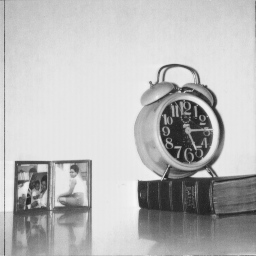
#> input picture Dataset/5.1.12.tiff, 256 x 256 px, found by its file name
$ python edge_detection.py
#> lines starting #> are read from the running program, lines starting #| are printed output that depends on the picture
import skimage.filters as filters
import skimage.io as io
import matplotlib.pyplot as plt

img = io.imread('D:\\Dataset\\5.1.12.tiff')
#> img is the input picture: shape (256, 256); min 32, max 246, mean 186

plt.subplot(1,3,1)
io.imshow(img)
plt.title('original')

edge_sobel = filters.sobel(img)
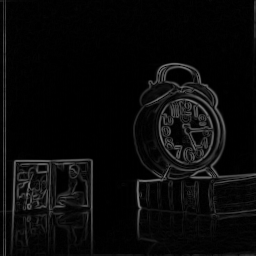
#> edge_sobel: shape (256, 256) float64; min 0, max 0.49, mean 0.0384

plt.subplot(1,3,2)
io.imshow(edge_sobel)
plt.title('Sobel Filtered image')

plt.subplot(1,3,3)
edge_prewitt = filters.prewitt(img)
io.imshow(edge_prewitt)
plt.title('prewitt filtered image')

io.show()
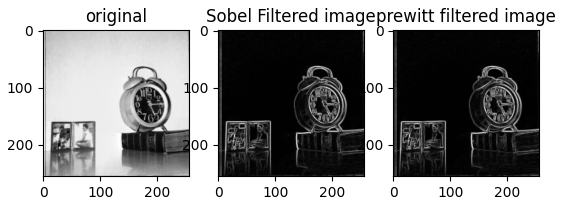
#> figure drawn by matplotlib, 3 panels

$ run again, with Dataset/4.1.03.tiff copied over Dataset/5.1.12.tiff
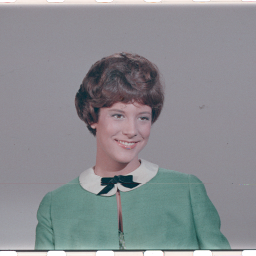
#> input picture Dataset/4.1.03.tiff, 256 x 256 px, found by its file name
#> img is the input picture: shape (256, 256, 3); mean R, G, B 137.6, 140, 144
#> `edge_sobel = filters.sobel(img)`:
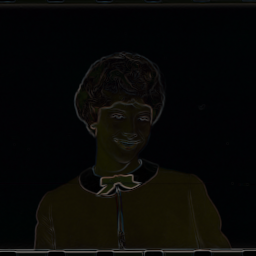
#> edge_sobel: shape (256, 256, 3) float64; mean R, G, B 0.0359, 0.0351, 0.0267
#> `io.show()`:
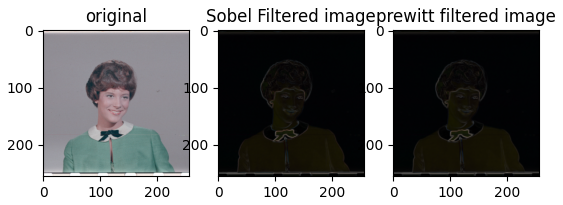
#> figure drawn by matplotlib, 3 panels
